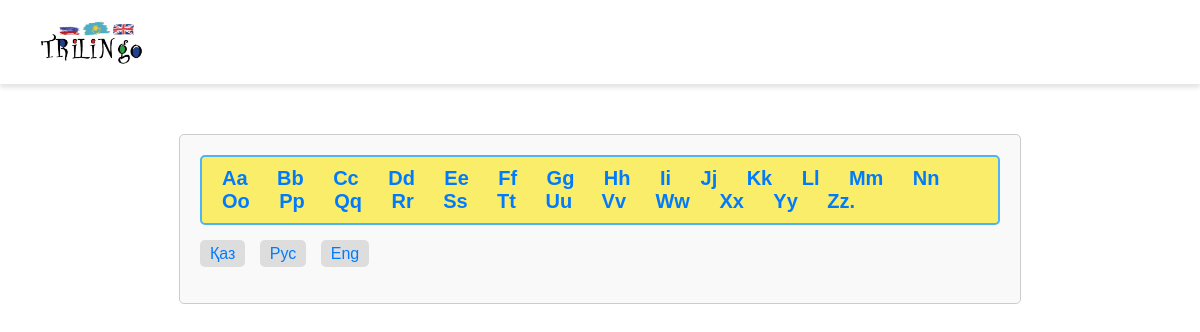
The page /four/?lang=Eng on the database its author committed.
### myapp/models.py (models this page shows, shortened)
class Language(models.Model):
    name = models.CharField(max_length=100)

### myapp/views.py (the view)
# urls.py: path('four/', views.four_subject, name='four'),
def four_subject(request):
    selected_language_name = request.GET.get('lang', '')
    languages = Language.objects.all()
    if selected_language_name:
        try:
            selected_language = Language.objects.get(name=selected_language_name)
            alphabet = get_alphabet(selected_language)
            lessons = Lesson.objects.prefetch_related('lessontranslation_set').filter(lessontranslation__language__name=selected_language_name)
        except Language.DoesNotExist:
            selected_language = ''
            alphabet = []
            lessons = Lesson.objects.prefetch_related('lessontranslation_set').all()
    else:
        selected_language = ''
        alphabet = []
        lessons = Lesson.objects.prefetch_related('lessontranslation_set').all()
    return render(request, 'myapp/four.html', {'languages': languages, 'lessons': lessons, 'selected_language': selected_language, 'alphabet': alphabet})

### myapp/views.py (called while the page is built)
def get_alphabet(language):
    try:
        alphabet_obj = Alphabet.objects.get(language=language)
        alphabet = alphabet_obj.letters.split(',') if alphabet_obj else []
    except Alphabet.DoesNotExist:
        alphabet = []
    return alphabet

### myapp/templates/myapp/four.html (shortened to what this page needs)
{% load static %}
<!DOCTYPE html>
<html lang="en">
<head>
    <link rel="stylesheet" href="https://cdnjs.cloudflare.com/ajax/libs/font-awesome/6.0.0-beta3/css/all.min.css">
    <link rel="stylesheet" href="{% static 'myapp/css/style.css' %}">
    <link rel="stylesheet" href="{% static 'myapp/css/subject.css' %}">
</head>
<body>
    <header>
        <div class="logo">
          <a href="{% url 'myapp:home' %}">
            <img src="{% static 'myapp/images/logo.jpg' %}" alt="">
          </a>
        </div>
      </header>
    <section class="all">
        <div class="alphabet">
            {% if alphabet %}
                {% for letter in alphabet %}
                    <a href="#{{ letter }}" class="alphabet-letter">{{ letter }}</a>
                {% endfor %}
            {% else %}
                <span>Алфавит не найден</span>
            {% endif %}
        </div>
        <div>
            {% for language in languages %}
                <a href="?lang={{ language.name }}" class="lang-select">{{ language.name }}</a>
            {% endfor %}
        </div>
    </section>
</body>
</html>

### myapp/static/myapp/css/style.css (style rules this page uses)
body { font-family: Arial, sans-serif; margin: 0; padding: 0; }
header { background-color: #fff; box-shadow: 0px 4px 4px rgba(0,0,0,0.1); padding: 10px 40px; display: flex; justify-content: space-between; align-items: center; }
.logo { margin-right: 20px; }
.logo img { height: 60px; width: auto; }

### myapp/static/myapp/css/subject.css (style rules this page uses)
body { font-family: Arial, sans-serif; margin: 0; padding: 0; box-sizing: border-box; }
.all { max-width: 800px; margin: 50px auto; padding: 20px; border: 1px solid #ccc; border-radius: 5px; background-color: #f9f9f9; }
.all div { margin-bottom: 20px; }
.lang-select { text-decoration: none; color: #333; margin-right: 10px; padding: 5px 10px; border-radius: 5px; background-color: #ddd; }
.all a { text-decoration: none; color: #007bff; }
.alphabet { background-color: #f9ed69; border: 2px solid #4cb5f5; border-radius: 5px; padding: 10px; display: inline-block; }
.alphabet a { font-size: 20px; }
.alphabet-letter { margin-right: 5px; text-decoration: none; color: #333; font-weight: bold; font-size: 16px; padding: 5px 10px; border-radius: 3px; transition: background-color 0.3s; }

### rows shown on the page
Language: name "Қаз"
Language: name "Рус"
Language: name "Eng"

### other values the page prints
{{ letter }} "Aa" "Bb" "Cc" "Dd" "Ee" "Ff" "Gg" "Hh" "Ii" "Jj" "Kk" "Ll" "Mm" "Nn" "Oo" "Pp" "Qq" "Rr" "Ss" "Tt" "Uu" "Vv" "Ww" "Xx" "Yy" "Zz."
